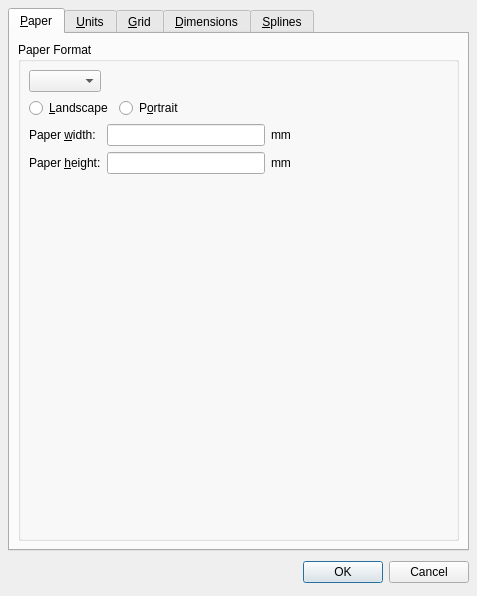
<ui version="4.0" >
 <class>QG_DlgOptionsDrawing</class>
 <widget class="QDialog" name="QG_DlgOptionsDrawing" >
  <property name="geometry" >
   <rect>
    <x>0</x>
    <y>0</y>
    <width>477</width>
    <height>596</height>
   </rect>
  </property>
  <property name="windowTitle" >
   <string>Drawing Preferences</string>
  </property>
  <layout class="QVBoxLayout" >
   <property name="spacing" >
    <number>6</number>
   </property>
   <property name="leftMargin" >
    <number>8</number>
   </property>
   <property name="topMargin" >
    <number>8</number>
   </property>
   <property name="rightMargin" >
    <number>8</number>
   </property>
   <property name="bottomMargin" >
    <number>8</number>
   </property>
   <item>
    <widget class="QTabWidget" name="tabWidget" >
     <property name="currentIndex" >
      <number>0</number>
     </property>
     <widget class="QWidget" name="tab" >
      <attribute name="title" >
       <string>&amp;Paper</string>
      </attribute>
      <layout class="QVBoxLayout" >
       <property name="spacing" >
        <number>6</number>
       </property>
       <property name="leftMargin" >
        <number>8</number>
       </property>
       <property name="topMargin" >
        <number>8</number>
       </property>
       <property name="rightMargin" >
        <number>8</number>
       </property>
       <property name="bottomMargin" >
        <number>8</number>
       </property>
       <item>
        <widget class="QGroupBox" name="gbPaper" >
         <property name="title" >
          <string>Paper Format</string>
         </property>
         <layout class="QVBoxLayout" >
          <property name="spacing" >
           <number>6</number>
          </property>
          <property name="leftMargin" >
           <number>8</number>
          </property>
          <property name="topMargin" >
           <number>8</number>
          </property>
          <property name="rightMargin" >
           <number>8</number>
          </property>
          <property name="bottomMargin" >
           <number>8</number>
          </property>
          <item>
           <layout class="QHBoxLayout" >
            <property name="spacing" >
             <number>6</number>
            </property>
            <property name="leftMargin" >
             <number>0</number>
            </property>
            <property name="topMargin" >
             <number>0</number>
            </property>
            <property name="rightMargin" >
             <number>0</number>
            </property>
            <property name="bottomMargin" >
             <number>0</number>
            </property>
            <item>
             <widget class="QComboBox" name="cbPaperFormat" />
            </item>
            <item>
             <spacer>
              <property name="orientation" >
               <enum>Qt::Horizontal</enum>
              </property>
              <property name="sizeHint" >
               <size>
                <width>311</width>
                <height>20</height>
               </size>
              </property>
             </spacer>
            </item>
           </layout>
          </item>
          <item>
           <layout class="QHBoxLayout" >
            <property name="spacing" >
             <number>6</number>
            </property>
            <property name="leftMargin" >
             <number>0</number>
            </property>
            <property name="topMargin" >
             <number>0</number>
            </property>
            <property name="rightMargin" >
             <number>0</number>
            </property>
            <property name="bottomMargin" >
             <number>0</number>
            </property>
            <item>
             <widget class="QRadioButton" name="rbLandscape" >
              <property name="text" >
               <string>&amp;Landscape</string>
              </property>
             </widget>
            </item>
            <item>
             <widget class="QRadioButton" name="rbPortrait" >
              <property name="text" >
               <string>P&amp;ortrait</string>
              </property>
             </widget>
            </item>
            <item>
             <spacer>
              <property name="orientation" >
               <enum>Qt::Horizontal</enum>
              </property>
              <property name="sizeHint" >
               <size>
                <width>40</width>
                <height>20</height>
               </size>
              </property>
             </spacer>
            </item>
           </layout>
          </item>
          <item>
           <layout class="QGridLayout" >
            <property name="leftMargin" >
             <number>0</number>
            </property>
            <property name="topMargin" >
             <number>0</number>
            </property>
            <property name="rightMargin" >
             <number>0</number>
            </property>
            <property name="bottomMargin" >
             <number>0</number>
            </property>
            <property name="horizontalSpacing" >
             <number>6</number>
            </property>
            <property name="verticalSpacing" >
             <number>6</number>
            </property>
            <item row="1" column="2" >
             <widget class="QLabel" name="label_2" >
              <property name="text" >
               <string>mm</string>
              </property>
             </widget>
            </item>
            <item row="0" column="2" >
             <widget class="QLabel" name="label" >
              <property name="text" >
               <string>mm</string>
              </property>
             </widget>
            </item>
            <item row="0" column="3" >
             <spacer>
              <property name="orientation" >
               <enum>Qt::Horizontal</enum>
              </property>
              <property name="sizeHint" >
               <size>
                <width>40</width>
                <height>20</height>
               </size>
              </property>
             </spacer>
            </item>
            <item row="1" column="1" >
             <widget class="QLineEdit" name="lePaperHeight" />
            </item>
            <item row="0" column="0" >
             <widget class="QLabel" name="lPageWidth" >
              <property name="text" >
               <string>Paper &amp;width:</string>
              </property>
              <property name="buddy" >
               <cstring>lePaperWidth</cstring>
              </property>
             </widget>
            </item>
            <item row="1" column="0" >
             <widget class="QLabel" name="lPageHeight" >
              <property name="text" >
               <string>Paper &amp;height:</string>
              </property>
              <property name="buddy" >
               <cstring>lePaperHeight</cstring>
              </property>
             </widget>
            </item>
            <item row="0" column="1" >
             <widget class="QLineEdit" name="lePaperWidth" />
            </item>
            <item row="1" column="3" >
             <spacer>
              <property name="orientation" >
               <enum>Qt::Horizontal</enum>
              </property>
              <property name="sizeHint" >
               <size>
                <width>40</width>
                <height>20</height>
               </size>
              </property>
             </spacer>
            </item>
           </layout>
          </item>
          <item>
           <spacer>
            <property name="orientation" >
             <enum>Qt::Vertical</enum>
            </property>
            <property name="sizeHint" >
             <size>
              <width>20</width>
              <height>40</height>
             </size>
            </property>
           </spacer>
          </item>
         </layout>
        </widget>
       </item>
      </layout>
     </widget>
     <widget class="QWidget" name="tab" >
      <attribute name="title" >
       <string>&amp;Units</string>
      </attribute>
      <layout class="QVBoxLayout" >
       <item>
        <widget class="QGroupBox" name="gbUnit" >
         <property name="title" >
          <string>Main Unit</string>
         </property>
         <layout class="QHBoxLayout" >
          <property name="spacing" >
           <number>6</number>
          </property>
          <property name="leftMargin" >
           <number>8</number>
          </property>
          <property name="topMargin" >
           <number>8</number>
          </property>
          <property name="rightMargin" >
           <number>8</number>
          </property>
          <property name="bottomMargin" >
           <number>8</number>
          </property>
          <item>
           <widget class="QLabel" name="lUnit" >
            <property name="text" >
             <string>&amp;Main drawing unit:</string>
            </property>
            <property name="buddy" >
             <cstring>cbUnit</cstring>
            </property>
           </widget>
          </item>
          <item>
           <widget class="QComboBox" name="cbUnit" />
          </item>
          <item>
           <spacer>
            <property name="orientation" >
             <enum>Qt::Horizontal</enum>
            </property>
            <property name="sizeType" >
             <enum>QSizePolicy::Expanding</enum>
            </property>
            <property name="sizeHint" >
             <size>
              <width>71</width>
              <height>20</height>
             </size>
            </property>
           </spacer>
          </item>
         </layout>
        </widget>
       </item>
       <item>
        <spacer>
         <property name="orientation" >
          <enum>Qt::Vertical</enum>
         </property>
         <property name="sizeHint" >
          <size>
           <width>20</width>
           <height>40</height>
          </size>
         </property>
        </spacer>
       </item>
      </layout>
     </widget>
     <widget class="QWidget" name="tab" >
      <attribute name="title" >
       <string>&amp;Grid</string>
      </attribute>
      <layout class="QVBoxLayout" >
       <property name="spacing" >
        <number>6</number>
       </property>
       <property name="leftMargin" >
        <number>8</number>
       </property>
       <property name="topMargin" >
        <number>8</number>
       </property>
       <property name="rightMargin" >
        <number>8</number>
       </property>
       <property name="bottomMargin" >
        <number>8</number>
       </property>
       <item>
        <layout class="QHBoxLayout" >
         <property name="spacing" >
          <number>6</number>
         </property>
         <property name="leftMargin" >
          <number>0</number>
         </property>
         <property name="topMargin" >
          <number>0</number>
         </property>
         <property name="rightMargin" >
          <number>0</number>
         </property>
         <property name="bottomMargin" >
          <number>0</number>
         </property>
         <item>
          <widget class="QCheckBox" name="cbGridOn" >
           <property name="text" >
            <string>Show grid</string>
           </property>
          </widget>
         </item>
         <item>
          <spacer>
           <property name="orientation" >
            <enum>Qt::Horizontal</enum>
           </property>
           <property name="sizeType" >
            <enum>QSizePolicy::Expanding</enum>
           </property>
           <property name="sizeHint" >
            <size>
             <width>221</width>
             <height>21</height>
            </size>
           </property>
          </spacer>
         </item>
        </layout>
       </item>
       <item>
        <layout class="QGridLayout" >
         <property name="leftMargin" >
          <number>0</number>
         </property>
         <property name="topMargin" >
          <number>0</number>
         </property>
         <property name="rightMargin" >
          <number>0</number>
         </property>
         <property name="bottomMargin" >
          <number>0</number>
         </property>
         <property name="horizontalSpacing" >
          <number>6</number>
         </property>
         <property name="verticalSpacing" >
          <number>6</number>
         </property>
         <item row="1" column="2" >
          <spacer>
           <property name="orientation" >
            <enum>Qt::Horizontal</enum>
           </property>
           <property name="sizeType" >
            <enum>QSizePolicy::Expanding</enum>
           </property>
           <property name="sizeHint" >
            <size>
             <width>111</width>
             <height>20</height>
            </size>
           </property>
          </spacer>
         </item>
         <item row="0" column="2" >
          <spacer>
           <property name="orientation" >
            <enum>Qt::Horizontal</enum>
           </property>
           <property name="sizeType" >
            <enum>QSizePolicy::Expanding</enum>
           </property>
           <property name="sizeHint" >
            <size>
             <width>111</width>
             <height>20</height>
            </size>
           </property>
          </spacer>
         </item>
         <item row="0" column="0" >
          <widget class="QLabel" name="lXSpacing" >
           <property name="text" >
            <string>X spacing:</string>
           </property>
          </widget>
         </item>
         <item row="1" column="1" >
          <widget class="QComboBox" name="cbYSpacing" >
           <property name="editable" >
            <bool>true</bool>
           </property>
           <property name="autoCompletion" >
            <bool>false</bool>
           </property>
           <item>
            <property name="text" >
             <string>auto</string>
            </property>
           </item>
          </widget>
         </item>
         <item row="1" column="0" >
          <widget class="QLabel" name="lYSpacing" >
           <property name="text" >
            <string>Y spacing:</string>
           </property>
          </widget>
         </item>
         <item row="0" column="1" >
          <widget class="QComboBox" name="cbXSpacing" >
           <property name="editable" >
            <bool>true</bool>
           </property>
           <property name="autoCompletion" >
            <bool>false</bool>
           </property>
           <item>
            <property name="text" >
             <string>auto</string>
            </property>
           </item>
          </widget>
         </item>
        </layout>
       </item>
       <item>
        <spacer>
         <property name="orientation" >
          <enum>Qt::Vertical</enum>
         </property>
         <property name="sizeHint" >
          <size>
           <width>20</width>
           <height>40</height>
          </size>
         </property>
        </spacer>
       </item>
      </layout>
     </widget>
     <widget class="QWidget" name="tab" >
      <attribute name="title" >
       <string>&amp;Dimensions</string>
      </attribute>
      <layout class="QVBoxLayout" >
       <item>
        <widget class="QGroupBox" name="gbDimensionSizes" >
         <property name="title" >
          <string>Sizes</string>
         </property>
         <layout class="QVBoxLayout" >
          <property name="topMargin" >
           <number>5</number>
          </property>
          <item>
           <widget class="QCheckBox" name="cbProportions" >
            <property name="text" >
             <string>Keep proportions</string>
            </property>
            <property name="checked" >
             <bool>true</bool>
            </property>
           </widget>
          </item>
          <item>
           <layout class="QGridLayout" >
            <property name="leftMargin" >
             <number>0</number>
            </property>
            <property name="topMargin" >
             <number>0</number>
            </property>
            <property name="rightMargin" >
             <number>0</number>
            </property>
            <property name="bottomMargin" >
             <number>0</number>
            </property>
            <property name="horizontalSpacing" >
             <number>6</number>
            </property>
            <property name="verticalSpacing" >
             <number>6</number>
            </property>
            <item row="4" column="1" >
             <widget class="QComboBox" name="cbDimAsz" >
              <property name="enabled" >
               <bool>false</bool>
              </property>
              <property name="editable" >
               <bool>true</bool>
              </property>
             </widget>
            </item>
            <item row="0" column="0" >
             <widget class="QLabel" name="lDimTextHeight" >
              <property name="text" >
               <string>Text height:</string>
              </property>
             </widget>
            </item>
            <item row="2" column="2" >
             <widget class="QLabel" name="lDimUnit3" >
              <property name="text" >
               <string>units</string>
              </property>
             </widget>
            </item>
            <item row="2" column="0" >
             <widget class="QLabel" name="lDimExo" >
              <property name="text" >
               <string>Extension line offset:</string>
              </property>
             </widget>
            </item>
            <item row="0" column="1" >
             <widget class="QComboBox" name="cbDimTextHeight" >
              <property name="editable" >
               <bool>true</bool>
              </property>
             </widget>
            </item>
            <item row="2" column="1" >
             <widget class="QComboBox" name="cbDimExo" >
              <property name="enabled" >
               <bool>false</bool>
              </property>
              <property name="editable" >
               <bool>true</bool>
              </property>
             </widget>
            </item>
            <item row="1" column="2" >
             <widget class="QLabel" name="lDimUnit2" >
              <property name="text" >
               <string>units</string>
              </property>
             </widget>
            </item>
            <item row="1" column="0" >
             <widget class="QLabel" name="lDimExe" >
              <property name="text" >
               <string>Extension line extension:</string>
              </property>
             </widget>
            </item>
            <item row="0" column="2" >
             <widget class="QLabel" name="lDimUnit1" >
              <property name="text" >
               <string>units</string>
              </property>
             </widget>
            </item>
            <item row="3" column="0" >
             <widget class="QLabel" name="lDimGap" >
              <property name="text" >
               <string>Dimension line gap:</string>
              </property>
             </widget>
            </item>
            <item row="4" column="2" >
             <widget class="QLabel" name="lDimUnit5" >
              <property name="text" >
               <string>units</string>
              </property>
             </widget>
            </item>
            <item row="3" column="2" >
             <widget class="QLabel" name="lDimUnit4" >
              <property name="text" >
               <string>units</string>
              </property>
             </widget>
            </item>
            <item row="4" column="0" >
             <widget class="QLabel" name="lDimAsz" >
              <property name="text" >
               <string>Arrow size:</string>
              </property>
             </widget>
            </item>
            <item row="3" column="1" >
             <widget class="QComboBox" name="cbDimGap" >
              <property name="enabled" >
               <bool>false</bool>
              </property>
              <property name="editable" >
               <bool>true</bool>
              </property>
             </widget>
            </item>
            <item row="1" column="1" >
             <widget class="QComboBox" name="cbDimExe" >
              <property name="enabled" >
               <bool>false</bool>
              </property>
              <property name="editable" >
               <bool>true</bool>
              </property>
             </widget>
            </item>
           </layout>
          </item>
         </layout>
        </widget>
       </item>
       <item>
        <widget class="QGroupBox" name="gbStyle" >
         <property name="title" >
          <string>Style</string>
         </property>
         <layout class="QHBoxLayout" >
          <property name="topMargin" >
           <number>5</number>
          </property>
          <property name="bottomMargin" >
           <number>5</number>
          </property>
          <item>
           <widget class="QLabel" name="lDimensionArrowStyle" >
            <property name="text" >
             <string>Arrow style:</string>
            </property>
           </widget>
          </item>
          <item>
           <widget class="QRadioButton" name="rbDimensionArrowArrow" >
            <property name="text" >
             <string>Arrow</string>
            </property>
           </widget>
          </item>
          <item>
           <widget class="QRadioButton" name="rbDimensionArrowArchTick" >
            <property name="text" >
             <string>Architectural Tick</string>
            </property>
           </widget>
          </item>
         </layout>
        </widget>
       </item>
       <item>
        <widget class="QGroupBox" name="gbDimensionFormat" >
         <property name="title" >
          <string>Format</string>
         </property>
         <layout class="QGridLayout" >
          <item row="0" column="0" >
           <widget class="QGroupBox" name="gbLength" >
            <property name="title" >
             <string>Linear</string>
            </property>
            <layout class="QVBoxLayout" >
             <item>
              <layout class="QGridLayout" >
               <item row="0" column="0" >
                <widget class="QLabel" name="lLengthFormat" >
                 <property name="text" >
                  <string>&amp;Format:</string>
                 </property>
                 <property name="buddy" >
                  <cstring>cbLengthFormat</cstring>
                 </property>
                </widget>
               </item>
               <item row="0" column="1" >
                <widget class="QComboBox" name="cbLengthFormat" />
               </item>
               <item row="1" column="0" >
                <widget class="QLabel" name="lLengthPrecision" >
                 <property name="text" >
                  <string>P&amp;recision:</string>
                 </property>
                 <property name="buddy" >
                  <cstring>cbLengthPrecision</cstring>
                 </property>
                </widget>
               </item>
               <item row="1" column="1" >
                <widget class="QComboBox" name="cbLengthPrecision" />
               </item>
              </layout>
             </item>
             <item>
              <widget class="QCheckBox" name="cbShowTrailingZerosLength" >
               <property name="text" >
                <string>Show trailing zeros</string>
               </property>
              </widget>
             </item>
             <item>
              <spacer>
               <property name="orientation" >
                <enum>Qt::Vertical</enum>
               </property>
               <property name="sizeType" >
                <enum>QSizePolicy::Expanding</enum>
               </property>
               <property name="sizeHint" >
                <size>
                 <width>51</width>
                 <height>16</height>
                </size>
               </property>
              </spacer>
             </item>
            </layout>
           </widget>
          </item>
          <item row="0" column="1" >
           <widget class="QGroupBox" name="gbAngle" >
            <property name="title" >
             <string>Angular</string>
            </property>
            <layout class="QVBoxLayout" >
             <item>
              <layout class="QGridLayout" >
               <item row="0" column="0" >
                <widget class="QLabel" name="lAngleFormat" >
                 <property name="text" >
                  <string>F&amp;ormat:</string>
                 </property>
                 <property name="buddy" >
                  <cstring>cbAngleFormat</cstring>
                 </property>
                </widget>
               </item>
               <item row="0" column="1" >
                <widget class="QComboBox" name="cbAngleFormat" />
               </item>
               <item row="1" column="0" >
                <widget class="QLabel" name="lAnglePrecision" >
                 <property name="text" >
                  <string>Pre&amp;cision:</string>
                 </property>
                 <property name="buddy" >
                  <cstring>cbAnglePrecision</cstring>
                 </property>
                </widget>
               </item>
               <item row="1" column="1" >
                <widget class="QComboBox" name="cbAnglePrecision" />
               </item>
              </layout>
             </item>
             <item>
              <widget class="QCheckBox" name="cbShowTrailingZerosAngle" >
               <property name="text" >
                <string>Show trailing zeros</string>
               </property>
              </widget>
             </item>
             <item>
              <spacer>
               <property name="orientation" >
                <enum>Qt::Vertical</enum>
               </property>
               <property name="sizeType" >
                <enum>QSizePolicy::Expanding</enum>
               </property>
               <property name="sizeHint" >
                <size>
                 <width>51</width>
                 <height>16</height>
                </size>
               </property>
              </spacer>
             </item>
            </layout>
           </widget>
          </item>
          <item row="1" column="0" >
           <widget class="QGroupBox" name="gbLengthPreview" >
            <property name="title" >
             <string>Preview</string>
            </property>
            <layout class="QVBoxLayout" >
             <property name="topMargin" >
              <number>5</number>
             </property>
             <item>
              <widget class="QLabel" name="lLinear" >
               <property name="text" >
                <string>linear</string>
               </property>
              </widget>
             </item>
            </layout>
           </widget>
          </item>
          <item row="1" column="1" >
           <widget class="QGroupBox" name="gbAnglePreview" >
            <property name="title" >
             <string>Preview</string>
            </property>
            <layout class="QVBoxLayout" >
             <property name="topMargin" >
              <number>5</number>
             </property>
             <item>
              <widget class="QLabel" name="lAngular" >
               <property name="text" >
                <string>angular</string>
               </property>
              </widget>
             </item>
            </layout>
           </widget>
          </item>
         </layout>
        </widget>
       </item>
       <item>
        <spacer>
         <property name="orientation" >
          <enum>Qt::Vertical</enum>
         </property>
         <property name="sizeHint" >
          <size>
           <width>439</width>
           <height>16</height>
          </size>
         </property>
        </spacer>
       </item>
      </layout>
     </widget>
     <widget class="QWidget" name="tab" >
      <attribute name="title" >
       <string>&amp;Splines</string>
      </attribute>
      <layout class="QVBoxLayout" >
       <property name="spacing" >
        <number>6</number>
       </property>
       <property name="leftMargin" >
        <number>8</number>
       </property>
       <property name="topMargin" >
        <number>8</number>
       </property>
       <property name="rightMargin" >
        <number>8</number>
       </property>
       <property name="bottomMargin" >
        <number>8</number>
       </property>
       <item>
        <layout class="QHBoxLayout" >
         <property name="spacing" >
          <number>6</number>
         </property>
         <property name="leftMargin" >
          <number>0</number>
         </property>
         <property name="topMargin" >
          <number>0</number>
         </property>
         <property name="rightMargin" >
          <number>0</number>
         </property>
         <property name="bottomMargin" >
          <number>0</number>
         </property>
         <item>
          <widget class="QLabel" name="lSplineSegs" >
           <property name="text" >
            <string>Number of line segments per spline patch:</string>
           </property>
          </widget>
         </item>
         <item>
          <widget class="QComboBox" name="cbSplineSegs" >
           <property name="editable" >
            <bool>true</bool>
           </property>
          </widget>
         </item>
        </layout>
       </item>
       <item>
        <spacer>
         <property name="orientation" >
          <enum>Qt::Vertical</enum>
         </property>
         <property name="sizeHint" >
          <size>
           <width>20</width>
           <height>40</height>
          </size>
         </property>
        </spacer>
       </item>
      </layout>
     </widget>
    </widget>
   </item>
   <item>
    <layout class="QHBoxLayout" >
     <property name="spacing" >
      <number>6</number>
     </property>
     <property name="leftMargin" >
      <number>0</number>
     </property>
     <property name="topMargin" >
      <number>0</number>
     </property>
     <property name="rightMargin" >
      <number>0</number>
     </property>
     <property name="bottomMargin" >
      <number>0</number>
     </property>
     <item>
      <spacer>
       <property name="orientation" >
        <enum>Qt::Horizontal</enum>
       </property>
       <property name="sizeHint" >
        <size>
         <width>131</width>
         <height>31</height>
        </size>
       </property>
      </spacer>
     </item>
     <item>
      <widget class="QPushButton" name="okButton" >
       <property name="text" >
        <string>OK</string>
       </property>
      </widget>
     </item>
     <item>
      <widget class="QPushButton" name="cancelButton" >
       <property name="text" >
        <string>Cancel</string>
       </property>
      </widget>
     </item>
    </layout>
   </item>
  </layout>
 </widget>
 <tabstops>
  <tabstop>tabWidget</tabstop>
  <tabstop>cbPaperFormat</tabstop>
  <tabstop>rbLandscape</tabstop>
  <tabstop>rbPortrait</tabstop>
  <tabstop>lePaperWidth</tabstop>
  <tabstop>lePaperHeight</tabstop>
  <tabstop>okButton</tabstop>
  <tabstop>cancelButton</tabstop>
  <tabstop>cbUnit</tabstop>
  <tabstop>cbGridOn</tabstop>
  <tabstop>cbXSpacing</tabstop>
  <tabstop>cbYSpacing</tabstop>
  <tabstop>cbDimTextHeight</tabstop>
  <tabstop>cbDimExe</tabstop>
  <tabstop>cbDimExo</tabstop>
  <tabstop>cbDimGap</tabstop>
  <tabstop>cbDimAsz</tabstop>
  <tabstop>cbSplineSegs</tabstop>
 </tabstops>
 <resources/>
 <connections>
  <connection>
   <sender>okButton</sender>
   <signal>clicked()</signal>
   <receiver>QG_DlgOptionsDrawing</receiver>
   <slot>accept()</slot>
   <hints>
    <hint type="sourcelabel" >
     <x>386</x>
     <y>583</y>
    </hint>
    <hint type="destinationlabel" >
     <x>96</x>
     <y>254</y>
    </hint>
   </hints>
  </connection>
  <connection>
   <sender>cancelButton</sender>
   <signal>clicked()</signal>
   <receiver>QG_DlgOptionsDrawing</receiver>
   <slot>reject()</slot>
   <hints>
    <hint type="sourcelabel" >
     <x>467</x>
     <y>583</y>
    </hint>
    <hint type="destinationlabel" >
     <x>179</x>
     <y>282</y>
    </hint>
   </hints>
  </connection>
  <connection>
   <sender>cbProportions</sender>
   <signal>toggled(bool)</signal>
   <receiver>cbDimExe</receiver>
   <slot>setDisabled(bool)</slot>
   <hints>
    <hint type="sourcelabel" >
     <x>258</x>
     <y>82</y>
    </hint>
    <hint type="destinationlabel" >
     <x>306</x>
     <y>139</y>
    </hint>
   </hints>
  </connection>
  <connection>
   <sender>cbProportions</sender>
   <signal>toggled(bool)</signal>
   <receiver>cbDimExo</receiver>
   <slot>setDisabled(bool)</slot>
   <hints>
    <hint type="sourcelabel" >
     <x>260</x>
     <y>82</y>
    </hint>
    <hint type="destinationlabel" >
     <x>306</x>
     <y>167</y>
    </hint>
   </hints>
  </connection>
  <connection>
   <sender>cbProportions</sender>
   <signal>toggled(bool)</signal>
   <receiver>cbDimGap</receiver>
   <slot>setDisabled(bool)</slot>
   <hints>
    <hint type="sourcelabel" >
     <x>260</x>
     <y>82</y>
    </hint>
    <hint type="destinationlabel" >
     <x>306</x>
     <y>195</y>
    </hint>
   </hints>
  </connection>
  <connection>
   <sender>cbProportions</sender>
   <signal>toggled(bool)</signal>
   <receiver>cbDimAsz</receiver>
   <slot>setDisabled(bool)</slot>
   <hints>
    <hint type="sourcelabel" >
     <x>260</x>
     <y>82</y>
    </hint>
    <hint type="destinationlabel" >
     <x>306</x>
     <y>223</y>
    </hint>
   </hints>
  </connection>
 </connections>
</ui>
